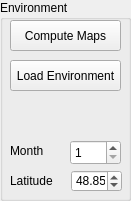
                <widget class="QGroupBox" name="groupBox_Environment">
                 <property name="sizePolicy">
                  <sizepolicy hsizetype="Maximum" vsizetype="Preferred">
                   <horstretch>0</horstretch>
                   <verstretch>0</verstretch>
                  </sizepolicy>
                 </property>
                 <property name="minimumSize">
                  <size>
                   <width>130</width>
                   <height>0</height>
                  </size>
                 </property>
                 <property name="title">
                  <string>Environment</string>
                 </property>
                 <widget class="QPushButton" name="compute_env">
                  <property name="geometry">
                   <rect>
                    <x>10</x>
                    <y>20</y>
                    <width>111</width>
                    <height>31</height>
                   </rect>
                  </property>
                  <property name="text">
                   <string>Compute Maps</string>
                  </property>
                  <property name="icon">
                   <iconset resource="resources.qrc">
                    <normaloff>:/Icons/Icons/Create.png</normaloff>:/Icons/Icons/Create.png</iconset>
                  </property>
                  <property name="iconSize">
                   <size>
                    <width>20</width>
                    <height>20</height>
                   </size>
                  </property>
                 </widget>
                 <widget class="QPushButton" name="load_env">
                  <property name="geometry">
                   <rect>
                    <x>10</x>
                    <y>60</y>
                    <width>111</width>
                    <height>31</height>
                   </rect>
                  </property>
                  <property name="text">
                   <string>Load Environment</string>
                  </property>
                 </widget>
                 <widget class="QLabel" name="label_7">
                  <property name="geometry">
                   <rect>
                    <x>10</x>
                    <y>140</y>
                    <width>41</width>
                    <height>21</height>
                   </rect>
                  </property>
                  <property name="text">
                   <string>Month</string>
                  </property>
                 </widget>
                 <widget class="QSpinBox" name="Environment_Month">
                  <property name="geometry">
                   <rect>
                    <x>70</x>
                    <y>140</y>
                    <width>51</width>
                    <height>25</height>
                   </rect>
                  </property>
                  <property name="minimum">
                   <number>1</number>
                  </property>
                  <property name="maximum">
                   <number>12</number>
                  </property>
                  <property name="singleStep">
                   <number>1</number>
                  </property>
                  <property name="value">
                   <number>1</number>
                  </property>
                 </widget>
                 <widget class="QLabel" name="label_45">
                  <property name="geometry">
                   <rect>
                    <x>10</x>
                    <y>170</y>
                    <width>61</width>
                    <height>21</height>
                   </rect>
                  </property>
                  <property name="text">
                   <string>Latitude</string>
                  </property>
                 </widget>
                 <widget class="QDoubleSpinBox" name="Environment_Latitude">
                  <property name="geometry">
                   <rect>
                    <x>71</x>
                    <y>170</y>
                    <width>51</width>
                    <height>22</height>
                   </rect>
                  </property>
                  <property name="toolTip">
                   <string>Latitude of the scene</string>
                  </property>
                  <property name="minimum">
                   <double>-90.000000000000000</double>
                  </property>
                  <property name="maximum">
                   <double>90.000000000000000</double>
                  </property>
                  <property name="value">
                   <double>48.850000000000001</double>
                  </property>
                 </widget>
                </widget>
